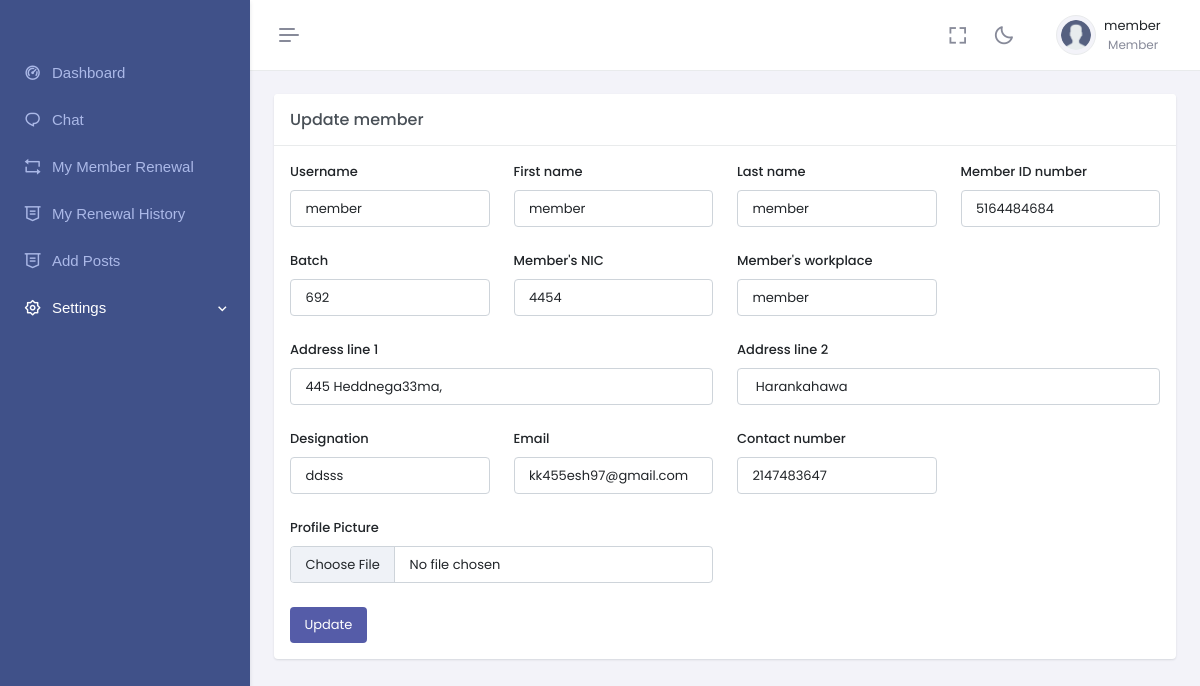
The page /profile_settings.php (signed in) on the database its author committed.
### tables this page shows
CREATE TABLE `members` (
  `member_id` int(11) NOT NULL,
  `member_username` varchar(255) NOT NULL,
  `member_first_name` varchar(255) NOT NULL,
  `member_last_name` varchar(255) NOT NULL,
  `member_id_no` varchar(255) NOT NULL,
  `member_batch` varchar(255) DEFAULT NULL,
  `member_address` varchar(255) DEFAULT NULL,
  `member_address_line2` varchar(255) DEFAULT NULL,
  `member_nic` varchar(255) DEFAULT NULL,
  `role` varchar(255) DEFAULT NULL,
  `member_wrokplace` varchar(255) DEFAULT NULL,
  `member_designation` varchar(255) DEFAULT NULL,
  `member_email` varchar(255) NOT NULL,
  `contact_number` varchar(100) NOT NULL,
  `profile_pic` varchar(255) DEFAULT NULL,
  `password` varchar(255) NOT NULL,
  `confirm_password` varchar(255) NOT NULL,
  `status` varchar(255) DEFAULT NULL
);

### profile_settings.php (the view, shortened to what this page needs)
<?php
require 'db.php';
$member_id = $_SESSION['member_id'];
$result = $conn->query("SELECT * FROM members WHERE member_id = $member_id");
$mem = $result->fetch_assoc();
?>
<!doctype html>
<html lang="en" data-layout="vertical" data-topbar="light" data-sidebar="dark" data-sidebar-size="lg"
    data-sidebar-image="none" data-preloader="disable" data-theme="default" data-theme-colors="default">
<head>
    <link href="assets/css/bootstrap.min.css" rel="stylesheet" type="text/css" />
    <link href="assets/css/icons.min.css" rel="stylesheet" type="text/css" />
    <link href="assets/css/app.min.css" rel="stylesheet" type="text/css" />
    <link href="assets/css/custom.min.css" rel="stylesheet" type="text/css" />
</head>
<body>
    <div id="layout-wrapper">
        <?php include './inc/member_header.php'; ?>
        <?php include './inc/member_sidebar.php'; ?>
        <div class="main-content">
            <div class="page-content">
                <div class="container-fluid">
                    <div class="row">
                        <div class="col-lg-12">
                            <div class="card">
                                <div class="card-header align-items-center d-flex">
                                    <h4 class="card-title mb-0 flex-grow-1">Update member</h4>
                                </div>
                                <div class="card-body">
                                    <div class="live-preview">
                                        <form method="post">
                                            <div class="row gy-4">
                                                <div class="col-lg-3 col-md-6">
                                                    <div>
                                                        <label for="basiInput" class="form-label">Username</label>
                                                        <input type="text" value="<?= $mem['member_username']; ?>"
                                                            class="form-control" name="member_username">
                                                    </div>
                                                </div>
                                                <div class="col-lg-3 col-md-6">
                                                    <div>
                                                        <label for="basiInput" class="form-label">First name</label>
                                                        <input type="text" value="<?= $mem['member_first_name']; ?>"
                                                            class="form-control" name="member_first_name">
                                                    </div>
                                                </div>
                                                <div class="col-lg-3 col-md-6">
                                                    <div>
                                                        <label for="basiInput" class="form-label">Last name</label>
                                                        <input type="text" value="<?= $mem['member_last_name'] ?>"
                                                            class="form-control" name="member_last_name">
                                                    </div>
                                                </div>
                                                <div class="col-lg-3 col-md-6">
                                                    <div>
                                                        <label for="valueInput" class="form-label">Member ID
                                                            number</label>
                                                        <input type="text" value="<?= $mem['member_id_no'] ?>"
                                                            class="form-control" name="member_id_no">
                                                    </div>
                                                </div>
                                                <div class="col-lg-3 col-md-6">
                                                    <div>
                                                        <label for="basiInput" class="form-label">Batch</label>
                                                        <input type="text" value="<?= $mem['member_batch'] ?>"
                                                            class="form-control" name="member_batch">
                                                    </div>
                                                </div>
                                                <div class="col-lg-3 col-md-6">
                                                    <div>
                                                        <label for="basiInput" class="form-label">Member's NIC</label>
                                                        <input type="text" value="<?= $mem['member_nic'] ?>"
                                                            class="form-control" name="member_nic">
                                                    </div>
                                                </div>
                                                <div class="col-lg-3 col-md-6">
                                                    <div>
                                                        <label for="exampleInputdate" class="form-label">Member's
                                                            workplace</label>
                                                        <input type="text" value="<?= $mem['member_username'] ?>"
                                                            class="form-control" name="member_wrokplace">
                                                    </div>
                                                </div>
                                                <div class="col-lg-6 col-md-6">
                                                    <div>
                                                        <label for="exampleInputdate" class="form-label">Address line
                                                            1</label>
                                                        <input type="text" value="<?= $mem['member_address'] ?>"
                                                            class="form-control" name="member_address">
                                                    </div>
                                                </div>
                                                <div class="col-lg-6 col-md-6">
                                                    <div>
                                                        <label for="exampleInputdate" class="form-label">Address line
                                                            2</label>
                                                        <input type="text" value="<?= $mem['member_address_line2'] ?>"
                                                            class="form-control" name="member_address_line2">
                                                    </div>
                                                </div>
                                                <div class="col-lg-3 col-md-6">
                                                    <div>
                                                        <label for="exampleFormControlTextarea5"
                                                            class="form-label">Designation</label>
                                                        <input type="text" value="<?= $mem['member_designation'] ?>"
                                                            class="form-control" name="member_designation">
                                                    </div>
                                                </div>
                                                <div class="col-lg-3 col-md-6">
                                                    <div>
                                                        <label for="formtextInput" class="form-label">Email</label>
                                                        <input type="email" value="<?= $mem['member_email'] ?>"
                                                            class="form-control form-control-icon" name="member_email"
                                                            id="iconrightInput" placeholder="example@gmail.com">
                                                    </div>
                                                </div>
                                                <div class="col-lg-3 col-md-6">
                                                    <div>
                                                        <label for="exampleFormControlTextarea5"
                                                            class="form-label">Contact number</label>
                                                        <input type="text" value="<?= $mem['contact_number'] ?>"
                                                            class="form-control" name="contact_number" id="basiInput">
                                                    </div>
                                                </div>
                                                <div class="col-xxl-3 col-md-6">
                                                    <div>
                                                        <label for="exampleFormControlTextarea5"
                                                            class="form-label">Profile
                                                            Picture</label>
                                                        <input type="file" class="form-control" name="profile_pic"
                                                            id="basiInput">
                                                    </div>
                                                </div>
                                                <div class="col-12">
                                                    <button class="btn btn-primary" type="submit"
                                                        onclick="validatePassword()">Update</button>
                                                </div>
                                            </div>
                                        </form>
                                    </div>
                                </div>
                            </div>
                        </div>
                    </div>
                </div>
            </div>
        </div>
</body>
</html>

### rows shown on the page
members: member_username "member", member_first_name "member", member_last_name "member", member_id_no "5164484684", member_batch "692", member_nic "4454", member_wrokplace "member", member_address "445 Heddnega33ma,", member_address_line2 "Harankahawa", member_designation "ddsss", member_email "kk455esh97@gmail.com", contact_number "2147483647"

### other values the page prints
$_SESSION['member_username'] "member"
